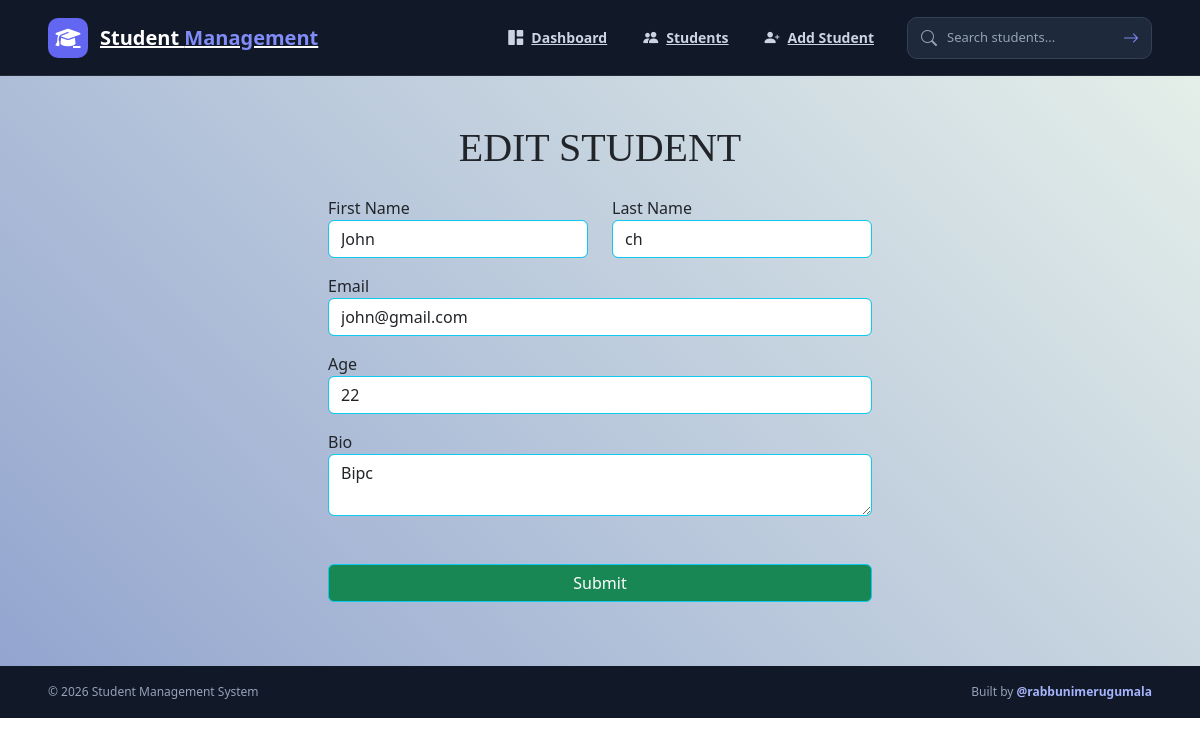
Screenshot of /edit_student/4 with the database file from the repository.
### main.py (models this page shows)
class Student(db.Model):
    id = db.Column(db.Integer, primary_key=True)
    first_name = db.Column(db.String(100), nullable=False)
    last_name = db.Column(db.String(100), nullable=False)
    email = db.Column(db.String(80), unique=True, nullable=False)
    age = db.Column(db.Integer)
    created_at = db.Column(db.DateTime(timezone=True), server_default=func.now())
    bio = db.Column(db.Text)

### main.py (the view, shortened to what this page needs)
@app.route('/edit_student/<int:student_id>', methods=('GET', 'POST'))
def edit_student(student_id):
    student = Student.query.get_or_404(student_id)
    return render_template('edit_student.html', student=student)

### templates/edit_student.html (shortened to what this page needs)
{% extends 'base.html' %}
{% block content %}
<div style="background-image: linear-gradient(45deg, #93a5cf 0%, #e4efe9 100%);">
    <h1 style="font-family: 'Aclonica';font-size: 40px" class="text-center pt-5">EDIT STUDENT</h1>
    <form method="post" class="container col-md-6">
        <div class="p-3">
            <div class="row">
                <div class="col mb-3">
                    <label for="first_name">First Name</label>
                    <input value="{{student.first_name}}" type="text" class="form-control border border-info"
                           placeholder=" Student First Name.."
                           aria-label="First name" name="first_name" id="first_name" required>
                </div>
                <div class="col mb-3">
                    <label for="last_name">Last Name</label>
                    <input value="{{student.last_name}}" type="text" class="form-control border border-info"
                           placeholder=" Student Last Name.."
                           aria-label="Last name" name="last_name" id="last_name" required>
                </div>
            </div>
            <div class="mb-3">
                <label for="email">Email</label>
                <input value="{{student.email}}" type="email" class="form-control  border-info "
                       placeholder=" Student Email.." name="email"
                       id="email" required>
            </div>
            <div class="mb-3">
                <label for="age">Age</label>
                <input value="{{student.age}}" type="text" class="form-control border border-info"
                       placeholder=" Student Age.." name="age" id="age" required>
            </div>
            <label for="bio">Bio</label>
            <br>
            <textarea name="bio"
                      id="bio"
                      placeholder="Bio.."
                      class="form-control mb-5 border border-info"
            >{{student.bio}}</textarea>
            <div class="d-grid my-5">
                <button class="btn btn-success border border-info " type="submit">Submit</button>
            </div>
        </div>
    </form>
</div>
{% endblock %}

### static/styles/style.css (style rules this page uses)
* { margin: 0; padding: 0; box-sizing: border-box; }
html, body { min-height: 100%; }
body { font-family: "Segoe UI", Arial, sans-serif; background: #f5f7fb; color: #172033; }

### rows the page displays
Student: first_name "John", last_name "ch", email "john@gmail.com", age "22", bio "Bipc"
